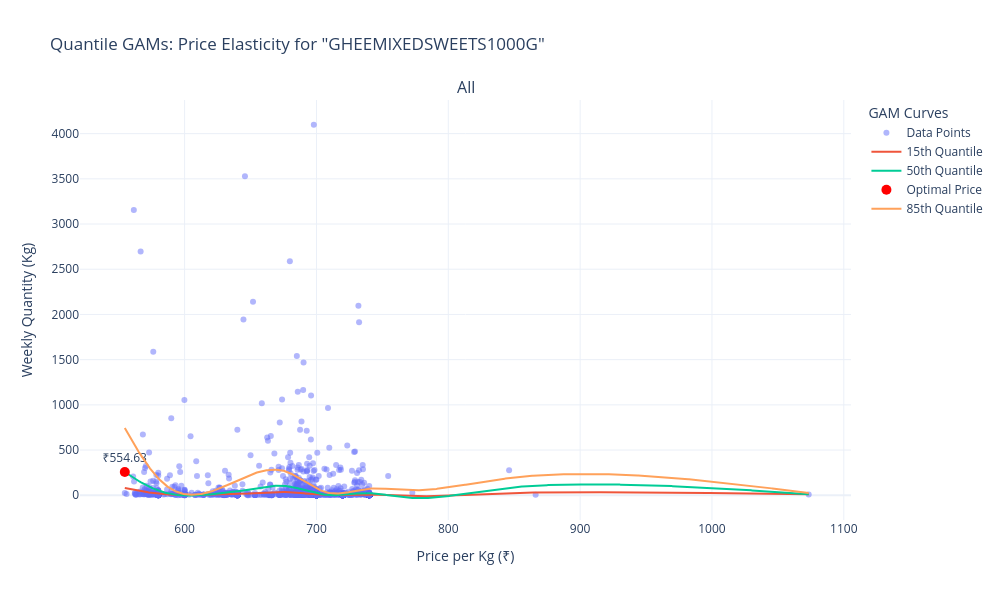
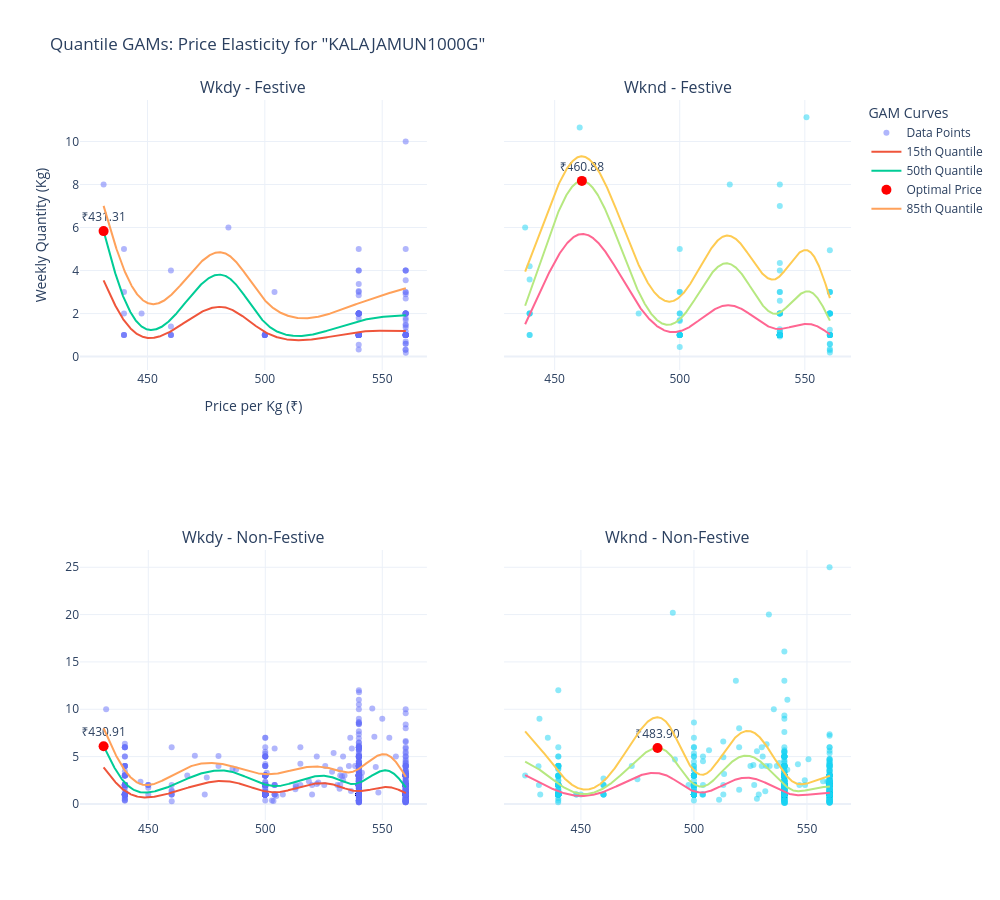
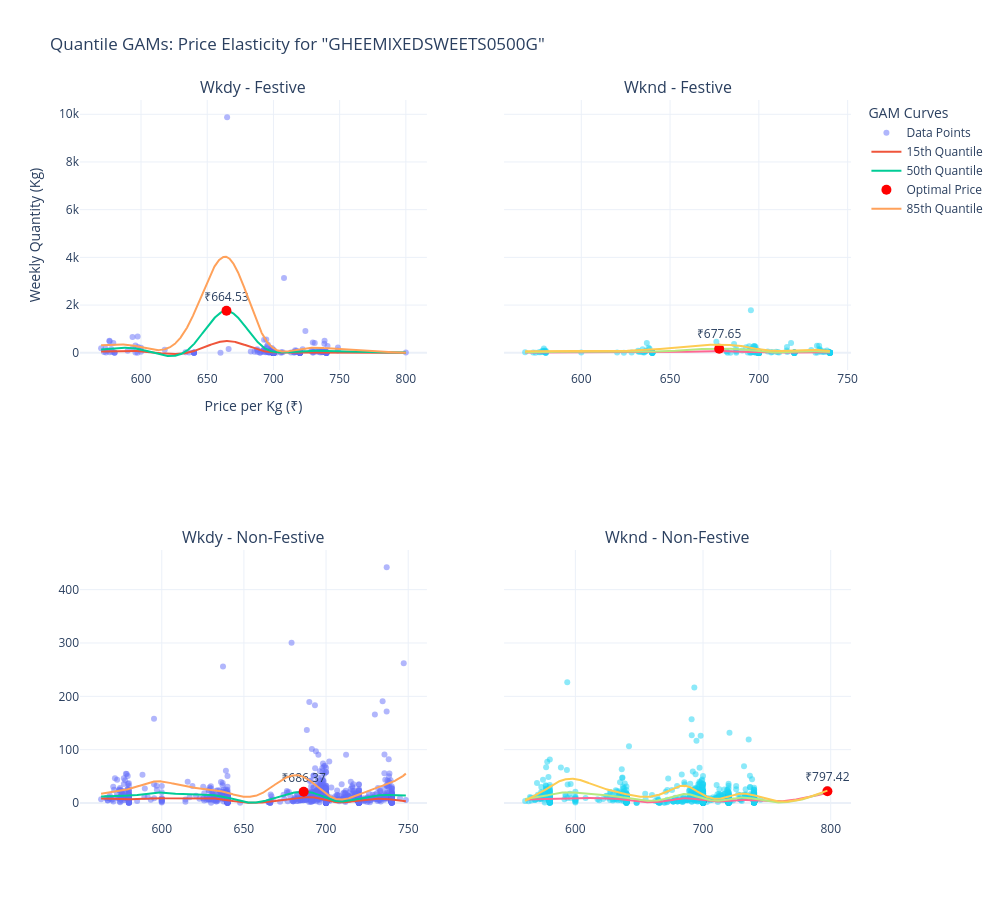

Write notebook code for charts like these, in order.
### Code cell
#['Wkdy - Non-Festive', 'Wknd - Non-Festive', 'Wkdy - Festive','Wknd - Festive']

# Single group
res1 = quantile_gam_by_dayfest(df=weekly_sales_table, z_thresh=3, item_name='GHEEMIXEDSWEETS1000G')

# All groups
res2 = quantile_gam_by_dayfest(df=weekly_sales_table,z_thresh=3, item_name='KALAJAMUN1000G',
                                Dayfest=['Wkdy - Festive', 'Wknd - Festive', 'Wkdy - Non-Festive', 'Wknd - Non-Festive'])
# All groups
res2 = quantile_gam_by_dayfest(df=weekly_sales_table,z_thresh=3, item_name='GHEEMIXEDSWEETS0500G',
                                Dayfest=['Wkdy - Festive', 'Wknd - Festive', 'Wkdy - Non-Festive', 'Wknd - Non-Festive'])

### Figure 1 — Plotly figure (JSON) as saved in the notebook; plotly's stock layout.template omitted (floating-point values rounded to 4 significant figures; data arrays with more than 128 entries replaced by an {"elided": "..."} marker saying what was removed)
{"data": [{"hovertemplate": "Price: ₹%{x:.2f}<br>Qty: %{y:.2f}", "marker": {"opacity": 0.5, "size": 6}, "mode": "markers", "name": "Data Points", "showlegend": true, "type": "scatter", "x": {"elided": "3640 float values"}, "xaxis": "x", "y": {"elided": "3640 float values"}, "yaxis": "y"}, {"hovertemplate": "Price: ₹%{x:.2f}<br>Pred Qty: %{y:.2f}", "mode": "lines", "name": "15th Quantile", "showlegend": true, "type": "scatter", "x": {"elided": "1000 float values"}, "xaxis": "x", "y": {"elided": "1000 float values"}, "yaxis": "y"}, {"hovertemplate": "Price: ₹%{x:.2f}<br>Pred Qty: %{y:.2f}", "mode": "lines", "name": "50th Quantile", "showlegend": true, "type": "scatter", "x": {"elided": "1000 float values"}, "xaxis": "x", "y": {"elided": "1000 float values"}, "yaxis": "y"}, {"hovertemplate": "Optimal Price: ₹%{x:.2f}<br>Qty: %{y:.2f}", "marker": {"color": "red", "size": 10}, "mode": "markers+text", "name": "Optimal Price", "showlegend": true, "text": ["₹554.63"], "textposition": "top center", "type": "scatter", "x": [554.6], "xaxis": "x", "y": [257.3], "yaxis": "y"}, {"hovertemplate": "Price: ₹%{x:.2f}<br>Pred Qty: %{y:.2f}", "mode": "lines", "name": "85th Quantile", "showlegend": true, "type": "scatter", "x": {"elided": "1000 float values"}, "xaxis": "x", "y": {"elided": "1000 float values"}, "yaxis": "y"}], "layout": {"annotations": [{"font": {"size": 16}, "showarrow": false, "text": "All", "x": 0.5, "xanchor": "center", "xref": "paper", "y": 1, "yanchor": "bottom", "yref": "paper"}], "height": 600, "legend": {"title": {"text": "GAM Curves"}}, "title": {"text": "Quantile GAMs: Price Elasticity for \"GHEEMIXEDSWEETS1000G\""}, "width": 1000, "xaxis": {"anchor": "y", "domain": [0, 1], "title": {"text": "Price per Kg (₹)"}}, "yaxis": {"anchor": "x", "domain": [0, 1], "title": {"text": "Weekly Quantity (Kg)"}}}}

### Figure 2 — Plotly figure (JSON) as saved in the notebook; plotly's stock layout.template omitted (floating-point values rounded to 4 significant figures; data arrays with more than 128 entries replaced by an {"elided": "..."} marker saying what was removed)
{"data": [{"hovertemplate": "Price: ₹%{x:.2f}<br>Qty: %{y:.2f}", "marker": {"opacity": 0.5, "size": 6}, "mode": "markers", "name": "Data Points", "showlegend": true, "type": "scatter", "x": [440.0, 460.0, 540.0, 540.0, 540.0, 540.0, 540.0, 560.0, 560.0, 560.0, 540.0, 540.0, 540.0, 540.0, 560.0, 560.0, 560.1, 560.0, 460.0, 560.0, 440.0, 431.3, 440.0, 460.0, 500.0, 500.0, 484.5, 540.0, 540.0, 540.0, 540.0, 540.0, 504.1, 540.0, 540.0, 540.0, 540.0, 540.0, 540.0, 560.0, 560.0, 560.0, 560.0, 560.0, 560.0, 560.0, 560.0, 560.0, 440.0, 460.0, 500.0, 540.0, 540.0, 540.0, 540.0, 540.0, 540.0, 540.0, 540.0, 560.0, 560.0, 560.0, 560.1, 440.0, 500.0, 500.0, 540.0, 540.0, 540.0, 560.0, 560.0, 460.0, 540.0, 500.0, 540.0, 540.0, 540.0, 560.0, 560.0, 560.0, 447.5, 560.0, 560.0, 540.0, 540.0, 540.0, 560.0, 560.0, 540.0, 540.0, 560.0, 560.0, 560.0, 440.0, 540.0, 540.0, 540.0, 540.0, 560.0, 560.0, 560.0, 560.0, 560.0, 560.0, 560.0, 560.0, 560.0, 560.0], "xaxis": "x", "y": [3.0, 1.4, 1.0, 3.05, 2.0, 4.0, 2.85, 2.0, 0.7, 0.32, 2.0, 2.0, 1.0, 1.0, 1.0, 1.0, 0.18, 0.32, 1.0, 1.0, 1.0, 8.0, 1.0, 4.0, 1.0, 1.0, 6.0, 2.0, 2.0, 1.0, 3.37, 1.0, 3.0, 1.0, 2.0, 1.0, 1.0, 1.0, 3.0, 1.0, 3.0, 1.35, 1.0, 2.0, 2.987, 1.8, 0.6, 2.0, 5.0, 1.0, 1.0, 1.0, 1.0, 4.0, 1.0, 1.0, 1.0, 2.0, 2.0, 4.0, 2.9, 4.0, 1.16, 1.0, 1.0, 1.0, 1.0, 0.55, 1.0, 1.0, 1.0, 1.0, 2.0, 1.0, 1.8, 1.0, 1.0, 1.0, 2.0, 1.7, 2.0, 5.0, 4.0, 5.0, 1.0, 0.33, 1.0, 2.0, 1.0, 2.0, 1.45, 10.0, 3.55, 2.0, 2.0, 1.0, 1.0, 1.0, 2.0, 2.0, 1.0, 0.6, 2.7, 1.0, 1.5, 1.0, 2.0, 1.0], "yaxis": "y"}, {"hovertemplate": "Price: ₹%{x:.2f}<br>Pred Qty: %{y:.2f}", "mode": "lines", "name": "15th Quantile", "showlegend": true, "type": "scatter", "x": {"elided": "1000 float values"}, "xaxis": "x", "y": {"elided": "1000 float values"}, "yaxis": "y"}, {"hovertemplate": "Price: ₹%{x:.2f}<br>Pred Qty: %{y:.2f}", "mode": "lines", "name": "50th Quantile", "showlegend": true, "type": "scatter", "x": {"elided": "1000 float values"}, "xaxis": "x", "y": {"elided": "1000 float values"}, "yaxis": "y"}, {"hovertemplate": "Optimal Price: ₹%{x:.2f}<br>Qty: %{y:.2f}", "marker": {"color": "red", "size": 10}, "mode": "markers+text", "name": "Optimal Price", "showlegend": true, "text": ["₹431.31"], "textposition": "top center", "type": "scatter", "x": [431.3], "xaxis": "x", "y": [5.834], "yaxis": "y"}, {"hovertemplate": "Price: ₹%{x:.2f}<br>Pred Qty: %{y:.2f}", "mode": "lines", "name": "85th Quantile", "showlegend": true, "type": "scatter", "x": {"elided": "1000 float values"}, "xaxis": "x", "y": {"elided": "1000 float values"}, "yaxis": "y"}, {"hovertemplate": "Price: ₹%{x:.2f}<br>Qty: %{y:.2f}", "marker": {"opacity": 0.5, "size": 6}, "mode": "markers", "showlegend": false, "type": "scatter", "x": [500.0, 540.0, 560.0, 560.0, 483.6, 500.0, 540.0, 540.0, 540.0, 540.0, 560.0, 560.0, 500.0, 540.0, 540.0, 560.0, 440.0, 440.0, 440.0, 440.0, 440.0, 460.0, 500.0, 500.0, 500.0, 500.0, 500.0, 500.0, 500.0, 540.0, 540.0, 540.0, 540.0, 540.0, 540.0, 540.0, 560.0, 560.0, 560.0, 560.0, 550.7, 438.2, 500.0, 500.0, 540.0, 540.0, 540.0, 540.0, 540.0, 540.0, 540.0, 560.0, 560.0, 520.0, 560.0, 560.0, 440.0, 500.0, 540.0, 540.0, 540.0, 560.0, 440.0, 500.0, 540.0, 560.0, 560.0, 540.0, 560.0, 500.0, 500.0, 540.0, 540.0, 540.0, 540.0, 540.0, 560.0, 560.0, 560.0, 500.0, 540.0, 540.0, 540.0, 540.0, 540.0, 560.0, 560.0, 560.0, 560.0], "xaxis": "x2", "y": [1.0, 0.94, 0.3, 1.25, 2.0, 0.45, 1.0, 2.0, 1.185, 1.0, 2.0, 1.0, 1.7, 1.0, 4.0, 0.1964, 1.0, 3.58, 2.0, 4.2, 2.0, 10.65, 1.0, 1.0, 1.0, 3.0, 2.0, 1.0, 2.0, 1.0, 1.0, 2.0, 4.35, 1.0, 1.0, 1.267, 3.0, 4.947, 2.0, 1.0, 11.12, 6.0, 1.65, 5.0, 1.0, 2.0, 1.0, 7.0, 3.0, 1.0, 1.0, 3.0, 2.0, 8.0, 2.0, 0.35, 2.0, 1.0, 1.0, 8.0, 1.0, 2.0, 1.0, 1.0, 2.6, 3.0, 1.0, 1.0, 1.0, 1.0, 3.0, 1.165, 1.0, 2.0, 3.0, 1.0, 0.58, 2.0, 1.0, 1.0, 1.0, 1.0, 1.0, 2.0, 1.0, 0.6, 1.0, 1.0, 1.0], "yaxis": "y2"}, {"hovertemplate": "Price: ₹%{x:.2f}<br>Pred Qty: %{y:.2f}", "mode": "lines", "showlegend": false, "type": "scatter", "x": {"elided": "1000 float values"}, "xaxis": "x2", "y": {"elided": "1000 float values"}, "yaxis": "y2"}, {"hovertemplate": "Price: ₹%{x:.2f}<br>Pred Qty: %{y:.2f}", "mode": "lines", "showlegend": false, "type": "scatter", "x": {"elided": "1000 float values"}, "xaxis": "x2", "y": {"elided": "1000 float values"}, "yaxis": "y2"}, {"hovertemplate": "Optimal Price: ₹%{x:.2f}<br>Qty: %{y:.2f}", "marker": {"color": "red", "size": 10}, "mode": "markers+text", "showlegend": false, "text": ["₹460.88"], "textposition": "top center", "type": "scatter", "x": [460.9], "xaxis": "x2", "y": [8.167], "yaxis": "y2"}, {"hovertemplate": "Price: ₹%{x:.2f}<br>Pred Qty: %{y:.2f}", "mode": "lines", "showlegend": false, "type": "scatter", "x": {"elided": "1000 float values"}, "xaxis": "x2", "y": {"elided": "1000 float values"}, "yaxis": "y2"}, {"hovertemplate": "Price: ₹%{x:.2f}<br>Qty: %{y:.2f}", "marker": {"opacity": 0.5, "size": 6}, "mode": "markers", "showlegend": false, "type": "scatter", "x": {"elided": "1072 float values"}, "xaxis": "x3", "y": {"elided": "1072 float values"}, "yaxis": "y3"}, {"hovertemplate": "Price: ₹%{x:.2f}<br>Pred Qty: %{y:.2f}", "mode": "lines", "showlegend": false, "type": "scatter", "x": {"elided": "1000 float values"}, "xaxis": "x3", "y": {"elided": "1000 float values"}, "yaxis": "y3"}, {"hovertemplate": "Price: ₹%{x:.2f}<br>Pred Qty: %{y:.2f}", "mode": "lines", "showlegend": false, "type": "scatter", "x": {"elided": "1000 float values"}, "xaxis": "x3", "y": {"elided": "1000 float values"}, "yaxis": "y3"}, {"hovertemplate": "Optimal Price: ₹%{x:.2f}<br>Qty: %{y:.2f}", "marker": {"color": "red", "size": 10}, "mode": "markers+text", "showlegend": false, "text": ["₹430.91"], "textposition": "top center", "type": "scatter", "x": [430.9], "xaxis": "x3", "y": [6.101], "yaxis": "y3"}, {"hovertemplate": "Price: ₹%{x:.2f}<br>Pred Qty: %{y:.2f}", "mode": "lines", "showlegend": false, "type": "scatter", "x": {"elided": "1000 float values"}, "xaxis": "x3", "y": {"elided": "1000 float values"}, "yaxis": "y3"}, {"hovertemplate": "Price: ₹%{x:.2f}<br>Qty: %{y:.2f}", "marker": {"opacity": 0.5, "size": 6}, "mode": "markers", "showlegend": false, "type": "scatter", "x": {"elided": "937 float values"}, "xaxis": "x4", "y": {"elided": "937 float values"}, "yaxis": "y4"}, {"hovertemplate": "Price: ₹%{x:.2f}<br>Pred Qty: %{y:.2f}", "mode": "lines", "showlegend": false, "type": "scatter", "x": {"elided": "1000 float values"}, "xaxis": "x4", "y": {"elided": "1000 float values"}, "yaxis": "y4"}, {"hovertemplate": "Price: ₹%{x:.2f}<br>Pred Qty: %{y:.2f}", "mode": "lines", "showlegend": false, "type": "scatter", "x": {"elided": "1000 float values"}, "xaxis": "x4", "y": {"elided": "1000 float values"}, "yaxis": "y4"}, {"hovertemplate": "Optimal Price: ₹%{x:.2f}<br>Qty: %{y:.2f}", "marker": {"color": "red", "size": 10}, "mode": "markers+text", "showlegend": false, "text": ["₹483.90"], "textposition": "top center", "type": "scatter", "x": [483.9], "xaxis": "x4", "y": [5.905], "yaxis": "y4"}, {"hovertemplate": "Price: ₹%{x:.2f}<br>Pred Qty: %{y:.2f}", "mode": "lines", "showlegend": false, "type": "scatter", "x": {"elided": "1000 float values"}, "xaxis": "x4", "y": {"elided": "1000 float values"}, "yaxis": "y4"}], "layout": {"annotations": [{"font": {"size": 16}, "showarrow": false, "text": "Wkdy - Festive", "x": 0.225, "xanchor": "center", "xref": "paper", "y": 1, "yanchor": "bottom", "yref": "paper"}, {"font": {"size": 16}, "showarrow": false, "text": "Wknd - Festive", "x": 0.775, "xanchor": "center", "xref": "paper", "y": 1, "yanchor": "bottom", "yref": "paper"}, {"font": {"size": 16}, "showarrow": false, "text": "Wkdy - Non-Festive", "x": 0.225, "xanchor": "center", "xref": "paper", "y": 0.375, "yanchor": "bottom", "yref": "paper"}, {"font": {"size": 16}, "showarrow": false, "text": "Wknd - Non-Festive", "x": 0.775, "xanchor": "center", "xref": "paper", "y": 0.375, "yanchor": "bottom", "yref": "paper"}], "height": 900, "legend": {"title": {"text": "GAM Curves"}}, "title": {"text": "Quantile GAMs: Price Elasticity for \"KALAJAMUN1000G\""}, "width": 1000, "xaxis": {"anchor": "y", "domain": [0, 0.45], "title": {"text": "Price per Kg (₹)"}}, "xaxis2": {"anchor": "y2", "domain": [0.55, 1]}, "xaxis3": {"anchor": "y3", "domain": [0, 0.45]}, "xaxis4": {"anchor": "y4", "domain": [0.55, 1]}, "yaxis": {"anchor": "x", "domain": [0.625, 1], "title": {"text": "Weekly Quantity (Kg)"}}, "yaxis2": {"anchor": "x2", "domain": [0.625, 1], "matches": "y", "showticklabels": false}, "yaxis3": {"anchor": "x3", "domain": [0, 0.375]}, "yaxis4": {"anchor": "x4", "domain": [0, 0.375], "matches": "y3", "showticklabels": false}}}

### Figure 3 — Plotly figure (JSON) as saved in the notebook; plotly's stock layout.template omitted (floating-point values rounded to 4 significant figures; data arrays with more than 128 entries replaced by an {"elided": "..."} marker saying what was removed)
{"data": [{"hovertemplate": "Price: ₹%{x:.2f}<br>Qty: %{y:.2f}", "marker": {"opacity": 0.5, "size": 6}, "mode": "markers", "name": "Data Points", "showlegend": true, "type": "scatter", "x": {"elided": "235 float values"}, "xaxis": "x", "y": {"elided": "235 float values"}, "yaxis": "y"}, {"hovertemplate": "Price: ₹%{x:.2f}<br>Pred Qty: %{y:.2f}", "mode": "lines", "name": "15th Quantile", "showlegend": true, "type": "scatter", "x": {"elided": "1000 float values"}, "xaxis": "x", "y": {"elided": "1000 float values"}, "yaxis": "y"}, {"hovertemplate": "Price: ₹%{x:.2f}<br>Pred Qty: %{y:.2f}", "mode": "lines", "name": "50th Quantile", "showlegend": true, "type": "scatter", "x": {"elided": "1000 float values"}, "xaxis": "x", "y": {"elided": "1000 float values"}, "yaxis": "y"}, {"hovertemplate": "Optimal Price: ₹%{x:.2f}<br>Qty: %{y:.2f}", "marker": {"color": "red", "size": 10}, "mode": "markers+text", "name": "Optimal Price", "showlegend": true, "text": ["₹664.53"], "textposition": "top center", "type": "scatter", "x": [664.5], "xaxis": "x", "y": [1761.0], "yaxis": "y"}, {"hovertemplate": "Price: ₹%{x:.2f}<br>Pred Qty: %{y:.2f}", "mode": "lines", "name": "85th Quantile", "showlegend": true, "type": "scatter", "x": {"elided": "1000 float values"}, "xaxis": "x", "y": {"elided": "1000 float values"}, "yaxis": "y"}, {"hovertemplate": "Price: ₹%{x:.2f}<br>Qty: %{y:.2f}", "marker": {"opacity": 0.5, "size": 6}, "mode": "markers", "showlegend": false, "type": "scatter", "x": {"elided": "203 float values"}, "xaxis": "x2", "y": {"elided": "203 float values"}, "yaxis": "y2"}, {"hovertemplate": "Price: ₹%{x:.2f}<br>Pred Qty: %{y:.2f}", "mode": "lines", "showlegend": false, "type": "scatter", "x": {"elided": "1000 float values"}, "xaxis": "x2", "y": {"elided": "1000 float values"}, "yaxis": "y2"}, {"hovertemplate": "Price: ₹%{x:.2f}<br>Pred Qty: %{y:.2f}", "mode": "lines", "showlegend": false, "type": "scatter", "x": {"elided": "1000 float values"}, "xaxis": "x2", "y": {"elided": "1000 float values"}, "yaxis": "y2"}, {"hovertemplate": "Optimal Price: ₹%{x:.2f}<br>Qty: %{y:.2f}", "marker": {"color": "red", "size": 10}, "mode": "markers+text", "showlegend": false, "text": ["₹677.65"], "textposition": "top center", "type": "scatter", "x": [677.6], "xaxis": "x2", "y": [169.8], "yaxis": "y2"}, {"hovertemplate": "Price: ₹%{x:.2f}<br>Pred Qty: %{y:.2f}", "mode": "lines", "showlegend": false, "type": "scatter", "x": {"elided": "1000 float values"}, "xaxis": "x2", "y": {"elided": "1000 float values"}, "yaxis": "y2"}, {"hovertemplate": "Price: ₹%{x:.2f}<br>Qty: %{y:.2f}", "marker": {"opacity": 0.5, "size": 6}, "mode": "markers", "showlegend": false, "type": "scatter", "x": {"elided": "1730 float values"}, "xaxis": "x3", "y": {"elided": "1730 float values"}, "yaxis": "y3"}, {"hovertemplate": "Price: ₹%{x:.2f}<br>Pred Qty: %{y:.2f}", "mode": "lines", "showlegend": false, "type": "scatter", "x": {"elided": "1000 float values"}, "xaxis": "x3", "y": {"elided": "1000 float values"}, "yaxis": "y3"}, {"hovertemplate": "Price: ₹%{x:.2f}<br>Pred Qty: %{y:.2f}", "mode": "lines", "showlegend": false, "type": "scatter", "x": {"elided": "1000 float values"}, "xaxis": "x3", "y": {"elided": "1000 float values"}, "yaxis": "y3"}, {"hovertemplate": "Optimal Price: ₹%{x:.2f}<br>Qty: %{y:.2f}", "marker": {"color": "red", "size": 10}, "mode": "markers+text", "showlegend": false, "text": ["₹686.37"], "textposition": "top center", "type": "scatter", "x": [686.4], "xaxis": "x3", "y": [21.09], "yaxis": "y3"}, {"hovertemplate": "Price: ₹%{x:.2f}<br>Pred Qty: %{y:.2f}", "mode": "lines", "showlegend": false, "type": "scatter", "x": {"elided": "1000 float values"}, "xaxis": "x3", "y": {"elided": "1000 float values"}, "yaxis": "y3"}, {"hovertemplate": "Price: ₹%{x:.2f}<br>Qty: %{y:.2f}", "marker": {"opacity": 0.5, "size": 6}, "mode": "markers", "showlegend": false, "type": "scatter", "x": {"elided": "1718 float values"}, "xaxis": "x4", "y": {"elided": "1718 float values"}, "yaxis": "y4"}, {"hovertemplate": "Price: ₹%{x:.2f}<br>Pred Qty: %{y:.2f}", "mode": "lines", "showlegend": false, "type": "scatter", "x": {"elided": "1000 float values"}, "xaxis": "x4", "y": {"elided": "1000 float values"}, "yaxis": "y4"}, {"hovertemplate": "Price: ₹%{x:.2f}<br>Pred Qty: %{y:.2f}", "mode": "lines", "showlegend": false, "type": "scatter", "x": {"elided": "1000 float values"}, "xaxis": "x4", "y": {"elided": "1000 float values"}, "yaxis": "y4"}, {"hovertemplate": "Optimal Price: ₹%{x:.2f}<br>Qty: %{y:.2f}", "marker": {"color": "red", "size": 10}, "mode": "markers+text", "showlegend": false, "text": ["₹797.42"], "textposition": "top center", "type": "scatter", "x": [797.4], "xaxis": "x4", "y": [22.08], "yaxis": "y4"}, {"hovertemplate": "Price: ₹%{x:.2f}<br>Pred Qty: %{y:.2f}", "mode": "lines", "showlegend": false, "type": "scatter", "x": {"elided": "1000 float values"}, "xaxis": "x4", "y": {"elided": "1000 float values"}, "yaxis": "y4"}], "layout": {"annotations": [{"font": {"size": 16}, "showarrow": false, "text": "Wkdy - Festive", "x": 0.225, "xanchor": "center", "xref": "paper", "y": 1, "yanchor": "bottom", "yref": "paper"}, {"font": {"size": 16}, "showarrow": false, "text": "Wknd - Festive", "x": 0.775, "xanchor": "center", "xref": "paper", "y": 1, "yanchor": "bottom", "yref": "paper"}, {"font": {"size": 16}, "showarrow": false, "text": "Wkdy - Non-Festive", "x": 0.225, "xanchor": "center", "xref": "paper", "y": 0.375, "yanchor": "bottom", "yref": "paper"}, {"font": {"size": 16}, "showarrow": false, "text": "Wknd - Non-Festive", "x": 0.775, "xanchor": "center", "xref": "paper", "y": 0.375, "yanchor": "bottom", "yref": "paper"}], "height": 900, "legend": {"title": {"text": "GAM Curves"}}, "title": {"text": "Quantile GAMs: Price Elasticity for \"GHEEMIXEDSWEETS0500G\""}, "width": 1000, "xaxis": {"anchor": "y", "domain": [0, 0.45], "title": {"text": "Price per Kg (₹)"}}, "xaxis2": {"anchor": "y2", "domain": [0.55, 1]}, "xaxis3": {"anchor": "y3", "domain": [0, 0.45]}, "xaxis4": {"anchor": "y4", "domain": [0.55, 1]}, "yaxis": {"anchor": "x", "domain": [0.625, 1], "title": {"text": "Weekly Quantity (Kg)"}}, "yaxis2": {"anchor": "x2", "domain": [0.625, 1], "matches": "y", "showticklabels": false}, "yaxis3": {"anchor": "x3", "domain": [0, 0.375]}, "yaxis4": {"anchor": "x4", "domain": [0, 0.375], "matches": "y3", "showticklabels": false}}}
